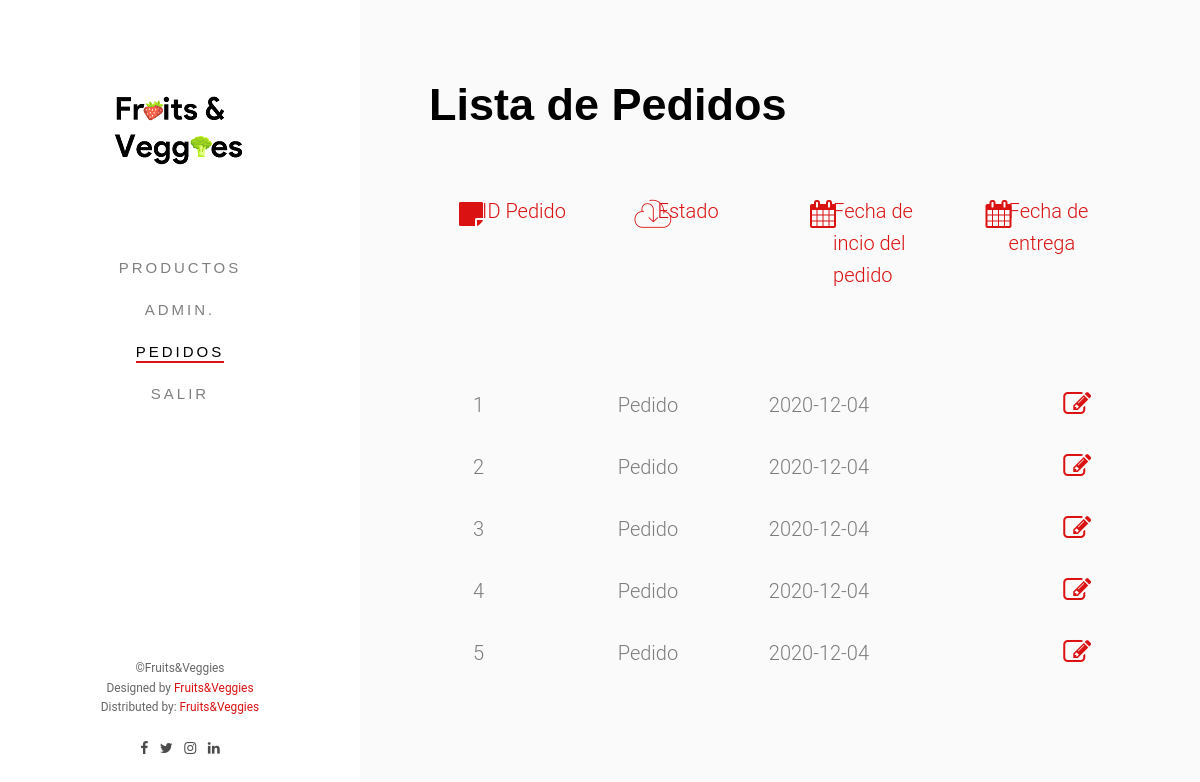
The app's page /administrador/pedido.php with its own data.
### tables this page shows
CREATE TABLE `pedidos` (
  `id_pedido` int(10) NOT NULL,
  `estado` varchar(20) NOT NULL,
  `fecha_realizacion` date DEFAULT current_timestamp(),
  `fecha_entrega` varchar(15) DEFAULT NULL,
  `cantidad` int(11) NOT NULL,
  `total` int(11) NOT NULL,
  `id_producto` int(10) NOT NULL,
  `id_cliente` int(10) NOT NULL
);

### controladores/ctrlFormularios.php (called while the page is built, shortened)
<?php
    class CtrlFormularios{
        static public function ctrlConsultarPedidos(){
            $tabla = "pedidos";
            $respuesta = MdlFormulario::mdlConsultarPedidos($tabla);
            return $respuesta;
        }
    }
?>

### modelos/conexion.php (called while the page is built)
<?php
    class Conexion{
       static public function conectar(){
           try{
           $link=new PDO("mysql:host=localhost;dbname=fruits_veggies2","root","");
           $link->setAttribute(PDO::ATTR_ERRMODE, PDO::ERRMODE_EXCEPTION);
           return $link;
            }
        catch(PDOException $e)
            {
            echo "Error: " . $e->getMessage();
            return "x";
            }
       }
    }
?>

### modelos/mdlformularios.php (called while the page is built, shortened)
<?php
    require_once "conexion.php";
    class MdlFormulario{
        static public function mdlConsultarPedidos($tabla){
            $stmt=Conexion::conectar()->prepare("SELECT * FROM $tabla ");
            $stmt->execute();
            return $stmt->fetchAll();
        }
    }
?>

### administrador/pedido.php (the view, shortened to what this page needs)
<?php
 require_once "../controladores\ctrlFormularios.php";
 require_once "../modelos\mdlformularios.php";
$pedido = CtrlFormularios::ctrlConsultarPedidos();
?>
<!DOCTYPE html>
	<head>
	<link rel="stylesheet" href="../css/animate.css">
	<link rel="stylesheet" href="../css/icomoon.css">
	<link rel="stylesheet" href="../css/bootstrap.css">
	<link rel="stylesheet" href="../css/style.css">
	</head>
	<body>
	<div id="fh5co-page">
		<aside id="fh5co-aside" role="complementary" class="js-fullheight">
		<h1 id="fh5co-logo"><a href="index.php"><img src="../images/logo.png" alt="Fruits&Veggies"></a></h1>
			<nav id="fh5co-main-menu" role="navigation">
				<ul>
					<li ><a href="admin_logeado.php">Productos</a></li>
					<li ><a href="administrador.php">Admin.</a></li>
					<li class="fh5co-active" ><a href="pedido.php">Pedidos</a></li>
					<li ><a href="../Principal/index.php">Salir</a></li>
				</ul>
			</nav>
			<div class="fh5co-footer">
				<p><small>&copy;Fruits&Veggies</span> <span>Designed by <a href="#">Fruits&Veggies</a> </span> <span>Distributed by: <a href="#">Fruits&Veggies</a></span></small></p>
				<ul>
					<li><a href="#"><i class="icon-facebook"></i></a></li>
					<li><a href="#"><i class="icon-twitter"></i></a></li>
					<li><a href="#"><i class="icon-instagram"></i></a></li>
					<li><a href="#"><i class="icon-linkedin"></i></a></li>
				</ul>
			</div>
		</aside>
		<div id="fh5co-main">
			<div class="fh5co-more-contact">
				<div class="fh5co-narrow-content">
					<div class="row">
                        <h2 class="fh5co-heading animate-box" data-animate-effect="fadeInLeft">Lista de Pedidos</h2>
						<div class="col-md-3">
							<form action="">
								<div class="fh5co-feature fh5co-feature-sm animate-box" data-animate-effect="fadeInLeft">
									<div class="fh5co-icon">
										<i class="icon-sticky-note"></i>
									</div>
									<div class="fh5co-text">
										<p><a>ID Pedido</a></p>
									</div>
								</div>
							</div>
							<div class="col-md-3">
								<div class="fh5co-feature fh5co-feature-sm animate-box" data-animate-effect="fadeInLeft">
									<div class="fh5co-icon">
										<i class="icon-download2"></i>
									</div>
									<div class="fh5co-text">
										<p><a>Estado</a></p>
									</div>
								</div>
							</div>
							<div class="col-md-3">
								<div class="fh5co-feature fh5co-feature-sm animate-box" data-animate-effect="fadeInLeft">
									<div class="fh5co-icon">
										<i class="icon-calendar"></i>
									</div>
									<div class="fh5co-text">
										<p><a>Fecha de incio del pedido</a></p>
									</div>
								</div>
							</div>
							<div class="col-md-3">
								<div class="fh5co-feature fh5co-feature-sm animate-box" data-animate-effect="fadeInLeft">
									<div class="fh5co-icon">
										<i class="icon-calendar"></i>
									</div>
									<div class="fh5co-text">
										<p><a>Fecha de entrega</a></p>
									</div>
								</div>
							</div>
							<div class="col-md-12">
								<div class="fh5co-feature fh5co-feature-sm animate-box" data-animate-effect="fadeInLeft">
									<table class="Tabla">
										<?php foreach($pedido as $key=>$value):?>
										<tr>
											<td><?php echo $value['id_pedido'] ?></td>
											<td><?php echo $value['estado'] ?></td>
											<td><?php echo $value['fecha_realizacion'] ?></td>
											<td><?php echo $value['fecha_entrega'] ?></td>
											<td class="fh5co-icon" ><a href="pedido_detallado.php?id=<?php echo $value['id_pedido'];?>" ><i class="icon-edit"></i></a></td>
										</tr>
										<?php endforeach?>
									</table>
								</div>
                        </div>
					</div>
				</div>
			</div>
		</div>
	</div>
	</body>
</html>

### css/icomoon.css (style rules this page uses)
[class^="icon-"], [class*=" icon-"] { font-family: 'icomoon' !important; speak: none; font-style: normal; font-weight: normal; font-variant: normal; text-transform: none; line-height: 1; -webkit-font-smoothing: antialiased; -moz-osx-font-smoothing: grayscale; }
.icon-edit:before { content: "\f044"; }
.icon-calendar:before { content: "\f073"; }
.icon-twitter:before { content: "\f099"; }
.icon-facebook:before { content: "\f09a"; }
.icon-linkedin:before { content: "\f0e1"; }
.icon-instagram:before { content: "\f16d"; }
.icon-sticky-note:before { content: "\f249"; }
.icon-download2:before { content: "\e04d"; }

### css/style.css (style rules this page uses)
body { font-family: "Roboto", Arial, sans-serif; font-weight: 300; font-size: 20px; line-height: 1.6; color: rgba(0, 0, 0, 0.5); }
a { color: #da1212; -webkit-transition: 0.5s; -o-transition: 0.5s; transition: 0.5s; }
p { margin-bottom: 1.5em; }
h1, h2, h3, h4, h5, h6 { color: #000; font-family: "Montserrat", Arial, sans-serif; font-weight: 700; margin: 0 0 30px 0; }
#fh5co-page { width: 100%; overflow: hidden; position: relative; }
#fh5co-aside { padding-top: 40px; padding-bottom: 40px; width: 15%; position: fixed; bottom: 0; top: 0; left: 0; overflow-y: scroll; -webkit-transition: 0.5s; -o-transition: 0.5s; transition: 0.5s; }
@media screen and (max-width: 1200px) { #fh5co-aside { width: 30%; } }
#fh5co-aside #fh5co-logo { text-align: center; }
#fh5co-aside #fh5co-main-menu ul { text-align: center; margin: 0; padding: 0; }
#fh5co-aside #fh5co-main-menu ul li { margin: 0 0 10px 0; padding: 0; list-style: none; }
#fh5co-aside #fh5co-main-menu ul li a { color: rgba(0, 0, 0, 0.5); text-decoration: none; letter-spacing: .1em; text-transform: uppercase; font-size: 15px; font-weight: 300; position: relative; -webkit-transition: 0.3s; -o-transition: 0.3s; transition: 0.3s; padding: 10px 10px; letter-spacing: .2em; font-family: "Montserrat", Arial, sans-serif; }
#fh5co-aside #fh5co-main-menu ul li a:after { content: ""; position: absolute; height: 2px; bottom: 7px; left: 10px; right: 10px; background-color: #da1212; visibility: hidden; -webkit-transform: scaleX(0); -moz-transform: scaleX(0); -ms-transform: scaleX(0); -o-transform: scaleX(0); transform: scaleX(0); -webkit-transition: all 0.3s cubic-bezier(0.175, 0.885, 0.32, 1.275); -moz-transition: all 0.3s cubic-bezier(0.175, 0.885, 0.32, 1.275); -ms-transition: all 0.3s cubic-bezier(0.175, 0.885, 0.32, 1.275); -o-transition: all 0.3s cubic-bezier(0.175, 0.885, 0.32, 1.275); transition: all 0.3s cubic-bezier(0.175, 0.885, 0.32, 1.275); }
#fh5co-aside #fh5co-main-menu ul li.fh5co-active a { color: black; }
#fh5co-aside #fh5co-main-menu ul li.fh5co-active a:after { visibility: visible; -webkit-transform: scaleX(1); -moz-transform: scaleX(1); -ms-transform: scaleX(1); -o-transform: scaleX(1); transform: scaleX(1); }
#fh5co-aside .fh5co-footer { position: absolute; bottom: 40px; font-size: 14px; text-align: center; width: 100%; font-weight: 400; color: rgba(0, 0, 0, 0.6); }
#fh5co-aside .fh5co-footer span { display: block; }
#fh5co-aside .fh5co-footer ul { padding: 0; margin: 0; text-align: center; }
#fh5co-aside .fh5co-footer ul li { padding: 0; margin: 0; display: inline; list-style: none; }
#fh5co-aside .fh5co-footer ul li a { color: rgba(0, 0, 0, 0.7); padding: 4px; }
#fh5co-main { width: 85%; float: right; -webkit-transition: 0.5s; -o-transition: 0.5s; transition: 0.5s; }
@media screen and (max-width: 1200px) { #fh5co-main { width: 70%; } }
#fh5co-main .fh5co-narrow-content { position: relative; width: 80%; margin: 0 auto; padding: 4em 0; }
.Tabla { margin: 2px; border-collapse: collapse; width: 100%; }
.Tabla td { text-align: left; padding: 10px; width: 25%; }
.Tabla tr { border: solid 2px #faf9f9; padding: 10px; }
.fh5co-more-contact { background: #fafafa; }
.fh5co-feature { text-align: left; width: 100%; float: left; padding: 20px; }
.fh5co-feature .fh5co-icon { float: left; width: 10%; display: block; margin-top: 5px; }
.fh5co-feature .fh5co-icon i { color: #da1212; font-size: 70px; }
@media screen and (max-width: 1200px) { .fh5co-feature .fh5co-icon i { font-size: 40px; } }
.fh5co-feature.fh5co-feature-sm .fh5co-icon i { color: #da1212; font-size: 28px; }
@media screen and (max-width: 1200px) { .fh5co-feature.fh5co-feature-sm .fh5co-icon i { font-size: 28px; } }
.fh5co-feature .fh5co-text { float: right; width: 80%; }
.fh5co-heading { font-size: 45px; margin-bottom: 1em; }
.js .animate-box { opacity: 0; }

### records on screen
pedidos: id_pedido "1", estado "Pedido", fecha_realizacion "2020-12-04"
pedidos: id_pedido "2", estado "Pedido", fecha_realizacion "2020-12-04"
pedidos: id_pedido "3", estado "Pedido", fecha_realizacion "2020-12-04"
pedidos: id_pedido "4", estado "Pedido", fecha_realizacion "2020-12-04"
pedidos: id_pedido "5", estado "Pedido", fecha_realizacion "2020-12-04"
